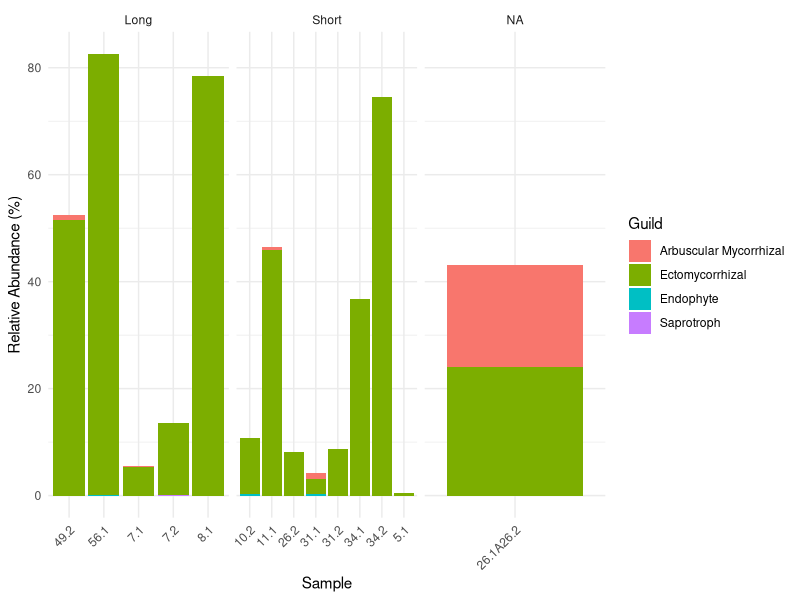
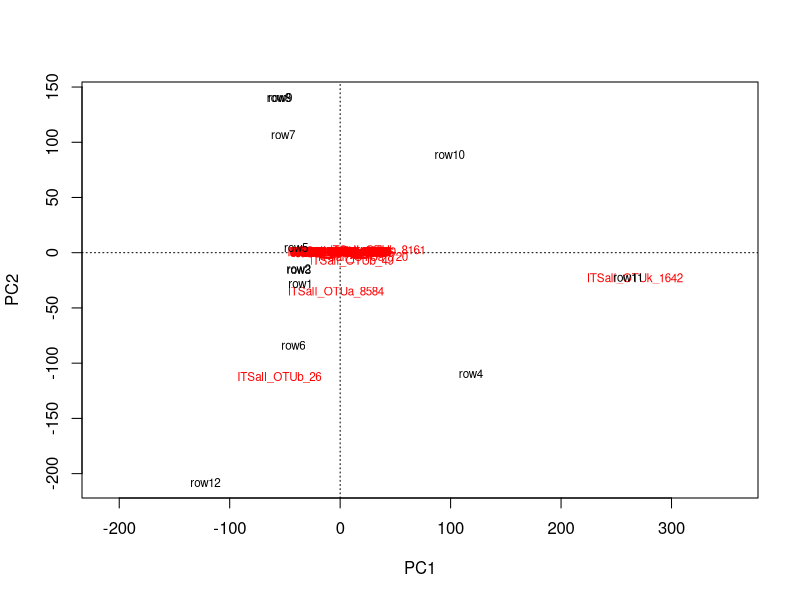

Write the R code that produced these figures, in order. (Note: this script raises an error after producing the figures.)
library(tidyr)
library(dplyr)
library(ggplot2)
library(vegan)
library(stringr)
library(readr)

#source('df_joins.R')

# 
# Bag_data <- read.csv('Processed_data/All_Bag_data.csv') %>%
#   mutate(Tube_ID = as.factor(paste(Site, Transect, sep = ".")),
#          Tube_ID=as.factor(Tube_ID))%>%
#   group_by(Tube_ID,Site, Transect,Fire.Severity,Fire.Interval) %>%
#   summarize(across(
#     c(log10_biomass_day, pH, Ortho_P_mg_kg, Ammonia_mg_kg, Nitrate_mg_kg, 
#       #Sample_mg_CN, C_N, Sample_mg_P, C_P, N_P, Carb_Hyph,Nitrog_Hyph,Phos_Hyph,
#       Longitude,Latitude,
#       myco_host_total, perc_myco_host_freq, perc_N_fix_freq), 
#     ~ mean(.x, na.rm = TRUE)
#   )) %>%
#   distinct()

CNP_clean<-read.csv("Processed_data/CNP_clean.csv") %>% 
  rename(Tube_ID=Sample) %>% 
  mutate(Tube_ID=as.factor(Tube_ID))



CNP_Seq<-read.csv('Processed_data/CNP_seq_dat.csv') 

total_reads_per_sample <- CNP_Seq %>%
  group_by(Tube_ID) %>%
  summarize(total_reads = sum(count, na.rm = TRUE))%>%
  mutate(Tube_ID=as.factor(Tube_ID))

#calc guild proportion per sample
CNP_Guild<-CNP_Seq%>%select(-c(sample,Site,Transect,Location,Note))%>%mutate(Tube_ID=as.factor(Tube_ID))%>%
  left_join(CNP_clean)%>%
  filter(confidenceRanking == "Highly Probable" | OTU %in% c("ITSall_OTUa_10308", "ITSall_OTUk_1642", "ITSall_OTUm_3073")) %>%  # Keep "Highly Probable" & specified OTUs
  filter(!str_detect(guild, "-") | OTU %in% c("ITSall_OTUa_10308", "ITSall_OTUk_1642", "ITSall_OTUm_3073")) %>%  # Exclude multiple guilds except for specified OTUs
  mutate(guild2 = case_when(trophicMode == 'Saprotroph' ~ 'Saprotroph',
                            str_detect(guild, "Arbuscular Mycorrhizal") ~ 'Arbuscular Mycorrhizal',
                            str_detect(guild, "Ectomycorrhizal") ~ 'Ectomycorrhizal',
                            str_detect(guild, "Ericoid Mycorrhizal") ~ 'Ericoid Mycorrhizal',
                            str_detect(guild, "Orchid Mycorrhizal") ~ 'Orchid Mycorrhizal',
                            str_detect(guild, "Saprotroph") ~ 'Saprotroph',
                            trophicMode == 'Pathotroph' ~ 'Pathogen',
                            str_detect(guild, "Endophyte") ~ 'Endophyte',
                            trophicMode == 'Pathotroph-Saprotroph'~'Pathogen-Saprotroph',
                            guild=='Epiphyte'~'Other',
                            str_detect(guild, "Pathogen") ~ 'Pathogen',
                            str_detect(guild, "Lichen") ~ 'Other',
                            TRUE ~ 'unassigned'),
         genus = case_when(  # Separate case_when() for genus assignment
           OTU == 'ITSall_OTUa_10308' ~ 'Tomentella',
           OTU == 'ITSall_OTUk_1642' ~ 'Coltricia',
           OTU == 'ITSall_OTUm_3073' ~ 'Ionosporus',
           TRUE ~ genus  # Keep the existing genus if OTU is not listed
         ),
         note = if_else(OTU %in% c("ITSall_OTUa_10308", "ITSall_OTUk_1642", "ITSall_OTUm_3073"), 
                        "Included due to manual BLAST confirmation", 
                        NA_character_)) %>% # Add note for manually included OTUs
  left_join(total_reads_per_sample, by = "Tube_ID") %>%  # Join total reads per sample
  group_by(Tube_ID) %>% 
  mutate(rel_abundance = (count / total_reads) * 100) %>%   # Calculate relative abundance based on all reads
  ungroup()

all_tax<-CNP_Guild %>% 
  select(OTU,kingdom:species,confidenceRanking, guild,guild2)%>%
  distinct()

temp<-CNP_Guild%>%
  group_by(Site,Transect,guild2) %>% 
  summarise(count=sum(count))%>%
  ungroup() %>%  # Remove grouping for easier calculations
  # Calculate total reads per sample (Site, Transect)
  group_by(Site, Transect) %>%
  mutate(total_reads = sum(count)) %>%
  ungroup() %>%
  # Calculate percentage of total reads per guild
  mutate(percentage = (count / total_reads) * 100,
         Group = case_when(
           guild2 %in% c("Arbuscular Mycorrhizal", "Ectomycorrhizal", "Orchid Mycorrhizal") ~ "Mycorrhizal",
           guild2 %in% c("Saprotroph")  ~ 'Saprotroph',
           guild2 %in% c("Endophyte")  ~ 'Endophyte'
         ))



CNP_Guild_RA<-CNP_Guild%>%
  group_by(Site,Transect,barcode)%>%
  summarise(reads_samp=sum(count))%>%
  left_join(CNP_Guild)%>%
  ungroup()%>%
  left_join(CNP_Guild%>%
              group_by(Fire.Severity)%>%
              summarise(severity_reads=sum(count)))%>%
  ungroup()%>%
  left_join(CNP_Guild%>%
              group_by(Fire.Interval)%>%
              summarise(interval_reads=sum(count)))%>%
  ungroup()%>%
  mutate(total_reads=sum(count),
         RA_samp= count/reads_samp,
         RA_total_reads= count/total_reads,
         RA_total_interval= count/interval_reads,
         RA_total_severity= count/severity_reads)




CNP_Guild%>%
  ggplot(aes(x = Tube_ID, y = rel_abundance, fill = guild2)) +
  geom_bar(stat = "identity") +
  theme_minimal() +
  theme(axis.text.x = element_text(angle = 45, hjust = 1)) +
  facet_wrap(~Fire.Interval, scales = "free_x") +
  labs(
    x = "Sample",
    y = "Relative Abundance (%)",
    fill = "Guild"
  ) 

# write.csv(CNP_Guild_RA, 'Processed_data/CNP_seq__myco_dat.csv', row.names = FALSE)
# 
# otu_table<-CNP_Guild%>%select(Tube_ID, OTU, count) %>% 
#   pivot_wider(names_from = OTU, values_from = count, values_fill = 0)%>%
#   column_to_rownames('Tube_ID')
# 
# 
# write.csv(otu_table,'Processed_data/CNP_otu_table_bag.csv')



#format required for some vegan functions
wide_myco<-CNP_Guild  %>%
  pivot_wider(
    names_from = OTU,         # Column containing OTU names that will become new columns
    values_from = count,      # Column containing values that will fill the new columns
    id_cols = Tube_ID,  # Column(s) to keep as identifier
    values_fill = 0
  )%>% mutate(Tube_ID=as.factor(Tube_ID))

Bag_Seq_wide<-CNP_clean%>% 
  left_join(CNP_Guild%>% 
            group_by(Tube_ID) %>% 
           summarise(total_count=sum(count)))%>%
  left_join(wide_myco %>% mutate(Tube_ID=as.factor(Tube_ID)))%>%
  mutate(across(starts_with('ITSall'), ~replace_na(., 0)))%>%ungroup()

#write.csv(Bag_Seq_wide, 'Processed_data/CNP_Bag_Seq_wide.csv', row.names = FALSE)#bag data with selected meta and Myco communities
#write.csv(Bag_data, 'Processed_data/CNP_Updated_Bag_data.csv', row.names = FALSE)#Just Site info, veg nute meta etc
#write.csv(all_tax, 'Processed_data/CNP_Bag_dat_tax.csv', row.names = FALSE)#mycorrhizal taxa included





# next analysis - permanova

# first remove samples that have no  reads because they cause errors below
Bag_Seq_wide<-Bag_Seq_wide%>%
  filter(!if_all(starts_with("ITSall"), ~ . == 0)) %>% 
  filter(!is.na(C_P))

# extract the community table, save as a new object
mat_myco<- Bag_Seq_wide %>% select(starts_with("ITSall"))

colnames(Bag_Seq_wide)

rda<-rda(mat_myco~ Carbon + Nitrogen + Hydrogen+ C_N+  Percent_Phos_ + C_P+ N_P + Condition (Site)
        , data=Bag_Seq_wide)

rda<-rda(mat_myco~ + Condition (Site)
         , data=Bag_Seq_wide)


plot(rda)









#Testing for differences in between samples
adonis2(mat_myco~ Site, data=Bag_Seq_wide, distance='robust.aitchison', add=TRUE)

anosim(vegdist(mat_myco, method = "bray"), Bag_Seq_wide$Site)

mrpp(vegdist(mat_myco, method = "bray"), Bag_Seq_wide$Site)


dispersion <- betadisper(vegdist(mat_myco, method = "robust.aitchison"), Bag_Seq_wide$Fire.Interval)
anova(dispersion)

cap.all <- capscale(mat_myco~ Condition (Site)
                    , data=Bag_Seq_wide, distance='robust.aitchison', add=TRUE)

cap.all <- capscale(mat_myco~ Carbon + Nitrogen + Hydrogen+ C_N+  Percent_Phos_ + C_P+ N_P +Condition (Site)
                    , data=Bag_Seq_wide, distance='robust.aitchison', add=TRUE)
anova(cap.all)
summary(cap.all)
Cap1_aov<-as.data.frame( anova(cap.all, by = "margin"))%>%
  rownames_to_column()
cap.all

plot(cap.all)
proportions<-round(cap.all$CCA$eig/cap.all$tot.chi *100, 1) # proportion of variation associated with each axis


# produce a nice plot
# Extract scores
scrs <- scores(cap.all, tidy=TRUE)
scrs_spp <- scrs %>% filter(score=='species')
scrs_site<- scrs %>% filter(score=='sites')
scrs_cent <- scrs %>% filter(score=='centroids')
scrs_biplot <- scrs %>% filter(score=='biplot')

interval_colors <- c("Long" = "darkred", "Short" = "orange")
severity_colors <- c("Hgih" = "blue", "Low" = "green")

library(ggrepel)

# Custom color mappings
interval_colors <- c("Long" = "darkred", "Short" = "orange")
severity_shapes <- c("High" = 19, "Low" = 1)

# Combine site scores with metadata
site_data <- cbind(Bag_Seq_wide, scrs_site)

# Make the plot
p2 <- ggplot(site_data, aes(x = CAP1, y = CAP2)) + 
  geom_vline(xintercept = 0, color = "grey70", linetype = 2) +
  geom_hline(yintercept = 0, color = "grey70", linetype = 2) +  
  geom_point(aes(colour = Fire.Interval, shape = Fire.Severity), size = 6, stroke = 1.2) + 
  geom_text(aes(label = Site), color = 'black', size = 3, vjust = -1) +
  scale_shape_manual(values = severity_shapes) +
  scale_colour_manual(values = interval_colors) +
  labs(
    x = paste0("CAP1 (", proportions[1], "%)"), 
    y = paste0("CAP2 (", proportions[2], "%)"), 
    colour = "Fire Frequency", 
    shape = "Fire Severity"
  ) +
  geom_segment(data = scrs_biplot %>% filter(abs(CAP1) > 0.3 | abs(CAP2) > 0.3),
               aes(x = 0, y = 0, xend = CAP1, yend = CAP2),
               arrow = arrow(type = "closed", length = unit(3, 'mm')),
               color = "black") +
  geom_text_repel(data = scrs_biplot %>% filter(abs(CAP1) > 0.3 | abs(CAP2) > 0.3),
                  aes(x = CAP1, y = CAP2, label = label),
                  size = 5, color = "black") +
  theme_bw(base_size = 14) +
  theme(legend.position = "top")

p2
